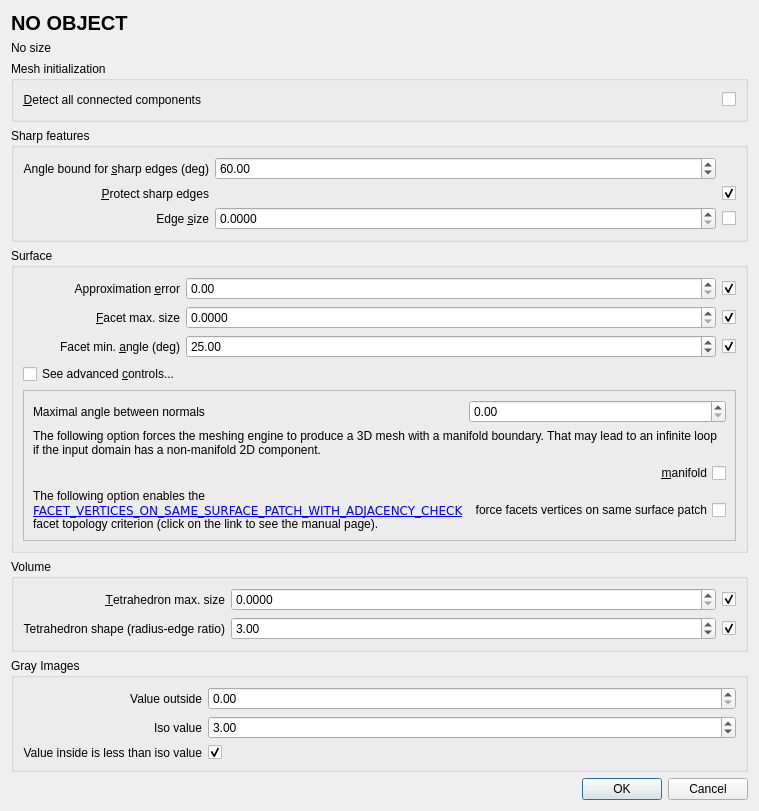
<?xml version="1.0" encoding="UTF-8"?>
<ui version="4.0">
 <class>Meshing_dialog</class>
 <widget class="QDialog" name="Meshing_dialog">
  <property name="enabled">
   <bool>true</bool>
  </property>
  <property name="geometry">
   <rect>
    <x>0</x>
    <y>0</y>
    <width>468</width>
    <height>928</height>
   </rect>
  </property>
  <property name="sizePolicy">
   <sizepolicy hsizetype="Preferred" vsizetype="Preferred">
    <horstretch>0</horstretch>
    <verstretch>0</verstretch>
   </sizepolicy>
  </property>
  <property name="windowTitle">
   <string>Meshing criteria</string>
  </property>
  <layout class="QVBoxLayout" name="verticalLayout">
   <property name="sizeConstraint">
    <enum>QLayout::SetFixedSize</enum>
   </property>
   <item>
    <widget class="QLabel" name="objectName">
     <property name="font">
      <font>
       <pointsize>15</pointsize>
       <weight>75</weight>
       <bold>true</bold>
      </font>
     </property>
     <property name="text">
      <string>NO OBJECT</string>
     </property>
    </widget>
   </item>
   <item>
    <widget class="QLabel" name="objectNameSize">
     <property name="text">
      <string>No size</string>
     </property>
    </widget>
   </item>
   <item>
    <widget class="QGroupBox" name="initializationGroup">
     <property name="title">
      <string>Mesh initialization</string>
     </property>
     <layout class="QGridLayout" name="gridLayout_5" columnstretch="0,1,0">
      <item row="0" column="0">
       <widget class="QLabel" name="detectComponentsLabel">
        <property name="layoutDirection">
         <enum>Qt::LeftToRight</enum>
        </property>
        <property name="text">
         <string>&amp;Detect all connected components</string>
        </property>
        <property name="alignment">
         <set>Qt::AlignRight|Qt::AlignTrailing|Qt::AlignVCenter</set>
        </property>
        <property name="buddy">
         <cstring>detectComponents</cstring>
        </property>
       </widget>
      </item>
      <item row="0" column="2">
       <widget class="QCheckBox" name="detectComponents">
        <property name="text">
         <string/>
        </property>
       </widget>
      </item>
      <item row="0" column="1">
       <spacer name="horizontalSpacer">
        <property name="orientation">
         <enum>Qt::Horizontal</enum>
        </property>
        <property name="sizeHint" stdset="0">
         <size>
          <width>40</width>
          <height>20</height>
         </size>
        </property>
       </spacer>
      </item>
     </layout>
    </widget>
   </item>
   <item>
    <widget class="QGroupBox" name="sharpFeaturesGroup">
     <property name="layoutDirection">
      <enum>Qt::LeftToRight</enum>
     </property>
     <property name="title">
      <string>Sharp features</string>
     </property>
     <layout class="QGridLayout" name="gridLayout" columnstretch="0,1,0">
      <item row="2" column="2">
       <widget class="QCheckBox" name="protect">
        <property name="text">
         <string/>
        </property>
        <property name="checked">
         <bool>true</bool>
        </property>
       </widget>
      </item>
      <item row="4" column="2">
       <widget class="QCheckBox" name="noEdgeSizing">
        <property name="text">
         <string/>
        </property>
       </widget>
      </item>
      <item row="4" column="1">
       <widget class="QDoubleSpinBox" name="edgeSizing">
        <property name="decimals">
         <number>4</number>
        </property>
        <property name="minimum">
         <double>0.000000000000000</double>
        </property>
        <property name="value">
         <double>0.000000000000000</double>
        </property>
       </widget>
      </item>
      <item row="4" column="0">
       <widget class="QLabel" name="edgeLabel">
        <property name="text">
         <string>Edge &amp;size</string>
        </property>
        <property name="alignment">
         <set>Qt::AlignRight|Qt::AlignTrailing|Qt::AlignVCenter</set>
        </property>
        <property name="buddy">
         <cstring>edgeSizing</cstring>
        </property>
       </widget>
      </item>
      <item row="2" column="0">
       <widget class="QLabel" name="protectLabel">
        <property name="text">
         <string>&amp;Protect sharp edges</string>
        </property>
        <property name="alignment">
         <set>Qt::AlignRight|Qt::AlignTrailing|Qt::AlignVCenter</set>
        </property>
        <property name="buddy">
         <cstring>protect</cstring>
        </property>
       </widget>
      </item>
      <item row="0" column="0">
       <widget class="QLabel" name="sharpEdgesAngleLabel">
        <property name="toolTip">
         <string>For the detection of sharp edges, this is the lower bound on the angle between normals of incident facets of sharp edges</string>
        </property>
        <property name="text">
         <string>Angle bound for &amp;sharp edges (deg)</string>
        </property>
        <property name="alignment">
         <set>Qt::AlignRight|Qt::AlignTrailing|Qt::AlignVCenter</set>
        </property>
        <property name="buddy">
         <cstring>sharpEdgesAngle</cstring>
        </property>
       </widget>
      </item>
      <item row="0" column="1">
       <widget class="QDoubleSpinBox" name="sharpEdgesAngle">
        <property name="maximum">
         <double>180.000000000000000</double>
        </property>
        <property name="value">
         <double>60.000000000000000</double>
        </property>
       </widget>
      </item>
     </layout>
    </widget>
   </item>
   <item>
    <widget class="QGroupBox" name="groupBox">
     <property name="title">
      <string>Surface</string>
     </property>
     <layout class="QGridLayout" name="gridLayout_2" rowstretch="0,0,0,0,0,0,0,0,0" columnstretch="0,1,0">
      <item row="4" column="0">
       <widget class="QCheckBox" name="checkBox">
        <property name="text">
         <string>See advanced &amp;controls...</string>
        </property>
       </widget>
      </item>
      <item row="2" column="1">
       <widget class="QDoubleSpinBox" name="facetSizing">
        <property name="minimumSize">
         <size>
          <width>110</width>
          <height>0</height>
         </size>
        </property>
        <property name="decimals">
         <number>4</number>
        </property>
       </widget>
      </item>
      <item row="3" column="0">
       <widget class="QLabel" name="angleLabel">
        <property name="text">
         <string>Facet min. &amp;angle (deg)</string>
        </property>
        <property name="alignment">
         <set>Qt::AlignRight|Qt::AlignTrailing|Qt::AlignVCenter</set>
        </property>
        <property name="buddy">
         <cstring>facetAngle</cstring>
        </property>
       </widget>
      </item>
      <item row="3" column="2">
       <widget class="QCheckBox" name="noAngle">
        <property name="toolTip">
         <string>Enable/Disable parameter</string>
        </property>
        <property name="text">
         <string/>
        </property>
        <property name="checked">
         <bool>true</bool>
        </property>
       </widget>
      </item>
      <item row="1" column="0">
       <widget class="QLabel" name="approxLabel">
        <property name="text">
         <string>Approximation &amp;error</string>
        </property>
        <property name="alignment">
         <set>Qt::AlignRight|Qt::AlignTrailing|Qt::AlignVCenter</set>
        </property>
        <property name="buddy">
         <cstring>approx</cstring>
        </property>
       </widget>
      </item>
      <item row="2" column="0">
       <widget class="QLabel" name="sizingLabel">
        <property name="text">
         <string>&amp;Facet max. size</string>
        </property>
        <property name="alignment">
         <set>Qt::AlignRight|Qt::AlignTrailing|Qt::AlignVCenter</set>
        </property>
        <property name="buddy">
         <cstring>facetSizing</cstring>
        </property>
       </widget>
      </item>
      <item row="1" column="1">
       <widget class="QDoubleSpinBox" name="approx">
        <property name="minimumSize">
         <size>
          <width>110</width>
          <height>0</height>
         </size>
        </property>
       </widget>
      </item>
      <item row="2" column="2">
       <widget class="QCheckBox" name="noFacetSizing">
        <property name="toolTip">
         <string>Enable/Disable parameter</string>
        </property>
        <property name="text">
         <string/>
        </property>
        <property name="checked">
         <bool>true</bool>
        </property>
       </widget>
      </item>
      <item row="3" column="1">
       <widget class="QDoubleSpinBox" name="facetAngle">
        <property name="minimumSize">
         <size>
          <width>110</width>
          <height>0</height>
         </size>
        </property>
        <property name="minimum">
         <double>0.000000000000000</double>
        </property>
        <property name="maximum">
         <double>30.000000000000000</double>
        </property>
        <property name="value">
         <double>25.000000000000000</double>
        </property>
       </widget>
      </item>
      <item row="1" column="2">
       <widget class="QCheckBox" name="noApprox">
        <property name="toolTip">
         <string>Enable/Disable parameter</string>
        </property>
        <property name="text">
         <string/>
        </property>
        <property name="checked">
         <bool>true</bool>
        </property>
       </widget>
      </item>
      <item row="8" column="0" colspan="3">
       <widget class="QFrame" name="advanced">
        <property name="visible">
         <bool>true</bool>
        </property>
        <property name="frameShape">
         <enum>QFrame::StyledPanel</enum>
        </property>
        <property name="frameShadow">
         <enum>QFrame::Plain</enum>
        </property>
        <layout class="QGridLayout" name="gridLayout_6">
         <item row="0" column="0">
          <widget class="QLabel" name="angleNormalsLabel">
           <property name="text">
            <string>Maximal angle between normals</string>
           </property>
           <property name="buddy">
            <cstring>angleNormals</cstring>
           </property>
          </widget>
         </item>
         <item row="0" column="1">
          <widget class="QDoubleSpinBox" name="angleNormals">
           <property name="maximum">
            <double>180.000000000000000</double>
           </property>
          </widget>
         </item>
         <item row="2" column="0" colspan="2">
          <widget class="QLabel" name="manifoldLabel">
           <property name="sizePolicy">
            <sizepolicy hsizetype="Preferred" vsizetype="MinimumExpanding">
             <horstretch>0</horstretch>
             <verstretch>0</verstretch>
            </sizepolicy>
           </property>
           <property name="text">
            <string>The following option forces the meshing engine to produce a 3D mesh with a manifold boundary. That may lead to an infinite loop if the input domain has a non-manifold 2D component.</string>
           </property>
           <property name="wordWrap">
            <bool>true</bool>
           </property>
          </widget>
         </item>
         <item row="3" column="0" colspan="2">
          <widget class="QCheckBox" name="manifoldCheckBox">
           <property name="layoutDirection">
            <enum>Qt::RightToLeft</enum>
           </property>
           <property name="text">
            <string>&amp;manifold</string>
           </property>
          </widget>
         </item>
         <item>
          <widget class="QLabel" name="facetTopologyLabel">
           <property name="text">
            <string>The following option enables the &lt;a href=&quot;http://doc.cgal.org/latest/Mesh_3/group__PkgMesh__3Enum.html#gaac682a581ddebf8daff681621911d1f3&quot;&gt; &lt;code&gt;FACET_VERTICES_ON_SAME_SURFACE_PATCH_WITH_ADJACENCY_CHECK &lt;/code&gt;&lt;/a&gt; facet topology criterion (click on the link to see the manual page).</string>
           </property>
           <property name="wordWrap">
            <bool>true</bool>
           </property>
          </widget>
         </item>
         <item>
          <widget class="QCheckBox" name="facetTopology">
           <property name="layoutDirection">
            <enum>Qt::RightToLeft</enum>
           </property>
           <property name="text">
            <string>force facets vertices on same surface patch</string>
           </property>
          </widget>
         </item>
        </layout>
       </widget>
      </item>
     </layout>
    </widget>
   </item>
   <item>
    <widget class="QGroupBox" name="volumeGroup">
     <property name="title">
      <string>Volume</string>
     </property>
     <layout class="QGridLayout" name="gridLayout_3" columnstretch="0,1,0">
      <item row="0" column="2">
       <widget class="QCheckBox" name="noTetSizing">
        <property name="toolTip">
         <string>Enable/Disable parameter</string>
        </property>
        <property name="text">
         <string/>
        </property>
        <property name="checked">
         <bool>true</bool>
        </property>
       </widget>
      </item>
      <item row="1" column="2">
       <widget class="QCheckBox" name="noTetShape">
        <property name="toolTip">
         <string>Enable/Disable parameter</string>
        </property>
        <property name="text">
         <string/>
        </property>
        <property name="checked">
         <bool>true</bool>
        </property>
       </widget>
      </item>
      <item row="1" column="1">
       <widget class="QDoubleSpinBox" name="tetShape">
        <property name="minimumSize">
         <size>
          <width>110</width>
          <height>0</height>
         </size>
        </property>
        <property name="minimum">
         <double>1.000000000000000</double>
        </property>
        <property name="value">
         <double>3.000000000000000</double>
        </property>
       </widget>
      </item>
      <item row="0" column="1">
       <widget class="QDoubleSpinBox" name="tetSizing">
        <property name="minimumSize">
         <size>
          <width>110</width>
          <height>0</height>
         </size>
        </property>
        <property name="decimals">
         <number>4</number>
        </property>
       </widget>
      </item>
      <item row="1" column="0">
       <widget class="QLabel" name="label_2">
        <property name="text">
         <string>Tetrahedron shape (radius-edge ratio)</string>
        </property>
        <property name="alignment">
         <set>Qt::AlignRight|Qt::AlignTrailing|Qt::AlignVCenter</set>
        </property>
        <property name="buddy">
         <cstring>tetShape</cstring>
        </property>
       </widget>
      </item>
      <item row="0" column="0">
       <widget class="QLabel" name="label">
        <property name="text">
         <string>&amp;Tetrahedron max. size</string>
        </property>
        <property name="alignment">
         <set>Qt::AlignRight|Qt::AlignTrailing|Qt::AlignVCenter</set>
        </property>
        <property name="buddy">
         <cstring>tetSizing</cstring>
        </property>
       </widget>
      </item>
     </layout>
    </widget>
   </item>
   <item>
    <widget class="QGroupBox" name="grayImgGroup">
     <property name="title">
      <string>Gray Images</string>
     </property>
     <layout class="QGridLayout" name="gridLayout_4" columnstretch="0,1">
      <item row="2" column="1">
       <widget class="QCheckBox" name="inside_is_less_checkBox">
        <property name="sizePolicy">
         <sizepolicy hsizetype="Minimum" vsizetype="Fixed">
          <horstretch>0</horstretch>
          <verstretch>0</verstretch>
         </sizepolicy>
        </property>
        <property name="toolTip">
         <string>if unchecked, value inside the domain is greater than isovalue</string>
        </property>
        <property name="layoutDirection">
         <enum>Qt::LeftToRight</enum>
        </property>
        <property name="text">
         <string/>
        </property>
        <property name="checked">
         <bool>true</bool>
        </property>
       </widget>
      </item>
      <item row="1" column="1">
       <widget class="QDoubleSpinBox" name="iso_value_spinBox">
        <property name="minimum">
         <double>-65536.000000000000000</double>
        </property>
        <property name="maximum">
         <double>65536.000000000000000</double>
        </property>
        <property name="value">
         <double>3.000000000000000</double>
        </property>
       </widget>
      </item>
      <item row="0" column="1">
       <widget class="QDoubleSpinBox" name="value_outside_spinBox"/>
      </item>
      <item row="0" column="0">
       <widget class="QLabel" name="label_4">
        <property name="toolTip">
         <string>image value outside the image bounding box</string>
        </property>
        <property name="layoutDirection">
         <enum>Qt::LeftToRight</enum>
        </property>
        <property name="text">
         <string>Value outside</string>
        </property>
        <property name="alignment">
         <set>Qt::AlignRight|Qt::AlignTrailing|Qt::AlignVCenter</set>
        </property>
       </widget>
      </item>
      <item row="1" column="0">
       <widget class="QLabel" name="label_3">
        <property name="layoutDirection">
         <enum>Qt::LeftToRight</enum>
        </property>
        <property name="text">
         <string>Iso value</string>
        </property>
        <property name="alignment">
         <set>Qt::AlignRight|Qt::AlignTrailing|Qt::AlignVCenter</set>
        </property>
       </widget>
      </item>
      <item row="2" column="0">
       <widget class="QLabel" name="label_5">
        <property name="text">
         <string>Value inside is less than iso value</string>
        </property>
        <property name="alignment">
         <set>Qt::AlignRight|Qt::AlignTrailing|Qt::AlignVCenter</set>
        </property>
       </widget>
      </item>
     </layout>
    </widget>
   </item>
   <item>
    <spacer name="verticalSpacer">
     <property name="orientation">
      <enum>Qt::Vertical</enum>
     </property>
     <property name="sizeType">
      <enum>QSizePolicy::MinimumExpanding</enum>
     </property>
     <property name="sizeHint" stdset="0">
      <size>
       <width>20</width>
       <height>0</height>
      </size>
     </property>
    </spacer>
   </item>
   <item>
    <widget class="QDialogButtonBox" name="buttonBox">
     <property name="orientation">
      <enum>Qt::Horizontal</enum>
     </property>
     <property name="standardButtons">
      <set>QDialogButtonBox::Cancel|QDialogButtonBox::Ok</set>
     </property>
    </widget>
   </item>
  </layout>
 </widget>
 <tabstops>
  <tabstop>approx</tabstop>
  <tabstop>noApprox</tabstop>
  <tabstop>facetSizing</tabstop>
  <tabstop>noFacetSizing</tabstop>
  <tabstop>facetAngle</tabstop>
  <tabstop>noAngle</tabstop>
  <tabstop>tetSizing</tabstop>
  <tabstop>noTetSizing</tabstop>
  <tabstop>tetShape</tabstop>
  <tabstop>noTetShape</tabstop>
  <tabstop>checkBox</tabstop>
  <tabstop>manifoldCheckBox</tabstop>
 </tabstops>
 <resources/>
 <connections>
  <connection>
   <sender>buttonBox</sender>
   <signal>accepted()</signal>
   <receiver>Meshing_dialog</receiver>
   <slot>accept()</slot>
   <hints>
    <hint type="sourcelabel">
     <x>409</x>
     <y>959</y>
    </hint>
    <hint type="destinationlabel">
     <x>157</x>
     <y>195</y>
    </hint>
   </hints>
  </connection>
  <connection>
   <sender>buttonBox</sender>
   <signal>rejected()</signal>
   <receiver>Meshing_dialog</receiver>
   <slot>reject()</slot>
   <hints>
    <hint type="sourcelabel">
     <x>409</x>
     <y>959</y>
    </hint>
    <hint type="destinationlabel">
     <x>286</x>
     <y>195</y>
    </hint>
   </hints>
  </connection>
  <connection>
   <sender>checkBox</sender>
   <signal>toggled(bool)</signal>
   <receiver>advanced</receiver>
   <slot>setVisible(bool)</slot>
   <hints>
    <hint type="sourcelabel">
     <x>97</x>
     <y>445</y>
    </hint>
    <hint type="destinationlabel">
     <x>92</x>
     <y>564</y>
    </hint>
   </hints>
  </connection>
 </connections>
</ui>
